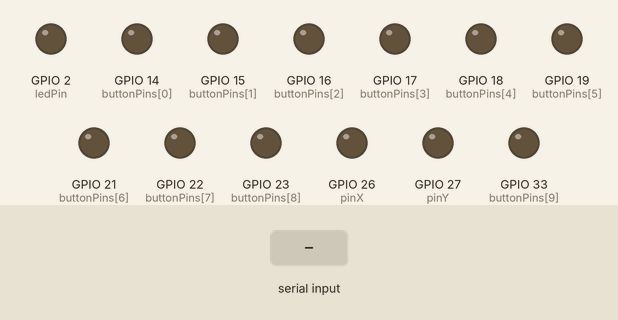
This sketch was run on a simulated ESP32. Parts: output pins drawn as LEDs (lit = HIGH). The inputs (shaded band) are chosen by the test bench. Nothing arrives over Bluetooth unless stated; what the sketch prints to the serial monitor is not drawn.

Above: at 1.2 s.
1.3 s: "A90\n" received over the second serial link
At 1.8 s:
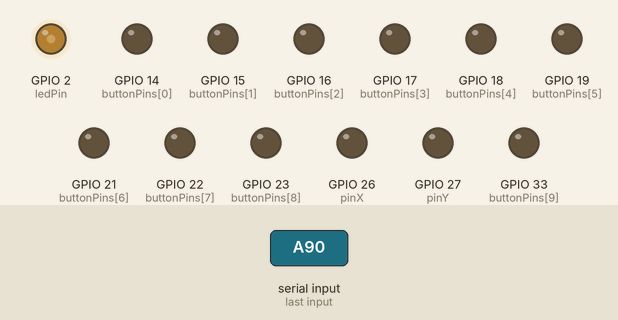
2.8 s: "x90\n" received over the second serial link
At 4.0 s:
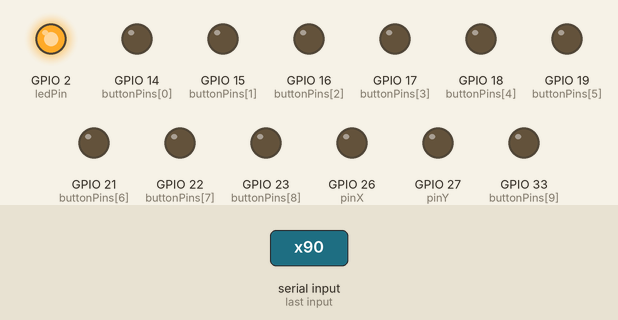
5.8 s: "A,45\n" received over the second serial link
At 6.5 s:
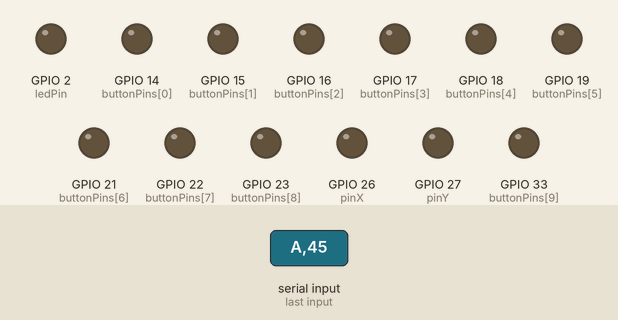
7.3 s: "x,45\n" received over the second serial link
At 8.7 s:
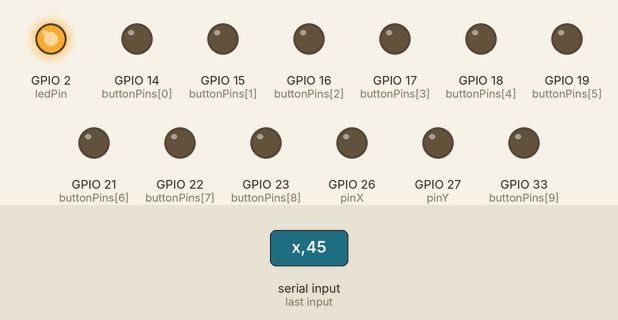
Timing chart, 0 to 10.3 s (numbered marks = the images above; inputs shaded):
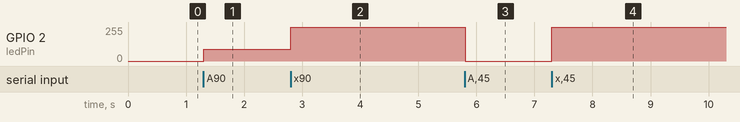

Measured:
- after the input at 1.3 s, GPIO 2 (ledPin): 0/255 → 90/255 at once
- after the input at 2.8 s, GPIO 2 (ledPin): 90/255 → 255/255 at once
- after the input at 5.8 s, GPIO 2 (ledPin): 255/255 → 0/255 at once
- after the input at 7.3 s, GPIO 2 (ledPin): 0/255 → 255/255 at once

The sketch:

smart_switch.ino
```cpp
#include <BluetoothSerial.h>

BluetoothSerial SerialBT;

bool deviceConnected = false;
unsigned long lastCheckTime = 0;

String dataBuffer = "";
char currentTag = '\0';

int aValue = 0;
int bValue = 0;

int ledPin = 2;
int pwmChannel = 0;
int freq = 5000;
int resolution = 8;


const int buttonPins[10] = { 14, 15, 16, 17, 18, 19, 21, 22, 23, 33 };
const int pinX = 26;
const int pinY = 27;


void setup() {
  Serial.begin(115200);
  SerialBT.begin("ESP32_emon");
  pinMode(2, OUTPUT);
  Serial.println("✅ Bluetooth Ready. Waiting for device...");
  Serial.println("A\tB");

  ledcSetup(pwmChannel, freq, resolution);
  ledcAttachPin(ledPin, pwmChannel);


  for (int i = 0; i < 10; i++) {
    pinMode(buttonPins[i], OUTPUT);
    digitalWrite(buttonPins[i], LOW);
  }

  pinMode(pinX, OUTPUT);
  pinMode(pinY, OUTPUT);
  digitalWrite(pinX, LOW);
  digitalWrite(pinY, LOW);
}


void loop() {
  // connection check every 500ms
  if (millis() - lastCheckTime >= 500) {
    lastCheckTime = millis();
    if (SerialBT.hasClient() && !deviceConnected) {
      deviceConnected = true;
      Serial.println("🔗 Bluetooth device connected!");
    } else if (!SerialBT.hasClient() && deviceConnected) {
      deviceConnected = false;
      Serial.println("❌ Bluetooth device disconnected!");
    }
  }

  while (SerialBT.available()) {
    char c = SerialBT.read();
    Serial.print("Recv char: '");
    Serial.print(c);
    Serial.println("'");  // Debug: দেখাবে প্রতিটি ক্যারেক্টার আসছে কি না

    if (c == 'A' || c == 'B' || c == 'n') {
      // আগের ডাটা প্রসেস করো, যদি থাকে
      if (dataBuffer.length() > 0 && currentTag != '\0') {
        Serial.print("Processing dataBuffer: ");
        Serial.print(dataBuffer);
        Serial.print(" with tag ");
        Serial.println(currentTag);

        processData();
      }

      currentTag = c;
      dataBuffer = "";
    } else if (c == '\n' || c == '\r') {
      if (dataBuffer.length() > 0 && currentTag != '\0') {
        Serial.print("End of line detected. Processing dataBuffer: ");
        Serial.print(dataBuffer);
        Serial.print(" with tag ");
        Serial.println(currentTag);

        processData();


        currentTag = '\0';
        dataBuffer = "";
      }
    } else {
      dataBuffer += c;
    }

    // Optional: যদি Bluetooth থেকে সরাসরি 'x' বা 'y' আসে
    if (c == 'x') {
      digitalWrite(2, HIGH);
      Serial.println("Pin 2 HIGH (x received)");
    } else if (c == 'y') {
      digitalWrite(2, LOW);
      Serial.println("Pin 2 LOW (y received)");
    }
  }

  // Optional: Serial Monitor থেকে Bluetooth এ ডাটা পাঠানো
  while (Serial.available()) {
    char c = Serial.read();
    SerialBT.write(c);
    Serial.print("Sent char: '");
    Serial.print(c);
    Serial.println("'");
  }
}

void processData() {

  int value = dataBuffer.toInt();

  if (currentTag == 'A') {
    aValue = value;
  } else if (currentTag == 'B') {
    bValue = value;
  } else if (currentTag == 'n') {
    if (dataBuffer == "x") {
      digitalWrite(pinX, HIGH);
    } else if (dataBuffer == "y") {
      digitalWrite(pinY, LOW);
    } else {
      int btn = dataBuffer.toInt();
      if (btn >= 1 && btn <= 10) {
        int index = btn - 1;
        int state = digitalRead(buttonPins[index]);
        digitalWrite(buttonPins[index], !state);
        Serial.print("Toggled pin for n");
        Serial.println(btn);
      }
    }
  } else {
    Serial.print("Button ");
    Serial.print(dataBuffer);
    Serial.println(" pressed");
  }


  if (currentTag == 'A' || currentTag == 'B') {
    Serial.print("A: ");
    Serial.print(aValue);
    Serial.print("\tB: ");
    Serial.println(bValue);

    ledcWrite(pwmChannel, value);
  }
}


//app link https://drive.google.com/file/d/1ozPuvFMpvmbpqWMGSdvZvghlmXdbldYg/view?usp=drive_link
```
